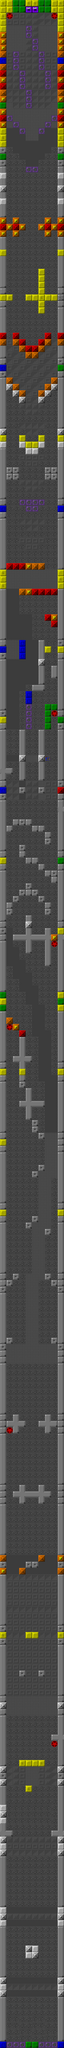

A 2D game scene composited from a Tiled map and its tileset images. What follows is a short description and the map's XML, with each tile layer's data collapsed to a summary:
An orthogonal 10x320 tile map with 32x32 px tiles, 1 tile layer (Floor) and 110 objects.

<map version="1.4" tiledversion="1.4.3" orientation="orthogonal" renderorder="right-up" width="10" height="320" tilewidth="32" tileheight="32" infinite="0" nextlayerid="6" nextobjectid="284">
 <editorsettings>
  <export format="json" />
 </editorsettings>
 <tileset firstgid="1" name="sprites" tilewidth="32" tileheight="32" tilecount="90" columns="10">
  <image source="../../images/sprites.png" width="320" height="288" />
  <tile id="9">
   <properties>
    <property name="Name" value="splat" />
   </properties>
  </tile>
  <tile id="10">
   <properties>
    <property name="Name" value="spell-lightning" />
   </properties>
  </tile>
  <tile id="11">
   <properties>
    <property name="Name" value="spell-ball" />
   </properties>
  </tile>
  <tile id="12">
   <properties>
    <property name="Name" value="spell-cube" />
   </properties>
  </tile>
  <tile id="20">
   <properties>
    <property name="Name" value="chest" />
   </properties>
  </tile>
  <tile id="21">
   <properties>
    <property name="Name" value="potion-heal" />
   </properties>
  </tile>
  <tile id="22">
   <properties>
    <property name="Name" value="potion-mana" />
   </properties>
  </tile>
  <tile id="23">
   <properties>
    <property name="Name" value="moneybag" />
   </properties>
  </tile>
  <tile id="24">
   <properties>
    <property name="Name" value="orb" />
   </properties>
  </tile>
  <tile id="30">
   <properties>
    <property name="Name" value="key-yellow" />
   </properties>
  </tile>
  <tile id="39">
   <properties>
    <property name="Name" value="exit-portal" />
   </properties>
  </tile>
  <tile id="40">
   <properties>
    <property name="Name" value="meanie" />
   </properties>
  </tile>
  <tile id="41">
   <properties>
    <property name="Name" value="slimer" />
   </properties>
  </tile>
  <tile id="42">
   <properties>
    <property name="Name" value="devil" />
   </properties>
  </tile>
  <tile id="43">
   <properties>
    <property name="Name" value="vore" />
   </properties>
  </tile>
  <tile id="44">
   <properties>
    <property name="Name" value="demon" />
   </properties>
  </tile>
  <tile id="45">
   <properties>
    <property name="Name" value="spider" />
   </properties>
  </tile>
  <tile id="46">
   <properties>
    <property name="Name" value="grinder" />
   </properties>
  </tile>
  <tile id="47">
   <properties>
    <property name="Name" value="snotty" />
   </properties>
  </tile>
  <tile id="48">
   <properties>
    <property name="Name" value="deadhead" />
   </properties>
  </tile>
  <tile id="49">
   <properties>
    <property name="Name" value="cultist" />
   </properties>
  </tile>
  <tile id="50">
   <properties>
    <property name="Name" value="snake" />
   </properties>
  </tile>
  <tile id="51">
   <properties>
    <property name="Name" value="octopus" />
   </properties>
  </tile>
  <tile id="52">
   <properties>
    <property name="Name" value="ogre" />
   </properties>
  </tile>
  <tile id="53">
   <properties>
    <property name="Name" value="orc" />
   </properties>
  </tile>
  <tile id="54">
   <properties>
    <property name="Name" value="wraith" />
   </properties>
  </tile>
  <tile id="55">
   <properties>
    <property name="Name" value="skull" />
   </properties>
  </tile>
  <tile id="56">
   <properties>
    <property name="Name" value="knight" />
   </properties>
  </tile>
  <tile id="57">
   <properties>
    <property name="Name" value="mage" />
   </properties>
  </tile>
  <tile id="63">
   <properties>
    <property name="Name" value="floor-portal" />
   </properties>
  </tile>
 </tileset>
 <layer id="1" name="Floor" width="10" height="320">
  <data>[3200 cells, 3200 non-empty, 30 distinct tile ids]</data>
 </layer>
 <objectgroup id="3" name="Objects">
  <object id="140" gid="22" x="32" y="9152" width="32" height="32" />
  <object id="141" gid="23" x="256" y="9152" width="32" height="32" />
  <object id="142" gid="21" x="32" y="9216" width="32" height="32" />
  <object id="143" gid="24" x="256" y="9216" width="32" height="32" />
  <object id="144" gid="80" x="160" y="8960" width="32" height="32" />
  <object id="177" gid="21" x="128" y="5344" width="32" height="32" />
  <object id="178" gid="24" x="192" y="5600" width="32" height="32" />
  <object id="179" gid="23" x="160" y="5600" width="32" height="32" />
  <object id="180" gid="22" x="128" y="5440" width="32" height="32" />
  <object id="243" gid="25" x="160" y="4672" width="32" height="32" />
  <object id="269" gid="25" x="224" y="1472" width="32" height="32" />
  <object id="270" gid="21" x="160" y="1536" width="32" height="32" />
  <object id="271" gid="24" x="160" y="1472" width="32" height="32" />
  <object id="277" gid="22" x="128" y="7872" width="32" height="32" />
  <object id="278" gid="23" x="160" y="7456" width="32" height="32" />
  <object id="279" gid="24" x="32" y="7232" width="32" height="32" />
  <object id="280" gid="21" x="192" y="7296" width="32" height="32" />
  <object id="281" gid="21" x="96" y="6720" width="32" height="32" />
  <object id="282" gid="21" x="192" y="6720" width="32" height="32" />
  <object id="283" gid="41" x="160" y="3488" width="32" height="32" />
 </objectgroup>
 <objectgroup id="4" name="Entities">
  <object id="114" gid="42" x="32" y="9952" width="32" height="32" />
  <object id="115" gid="41" x="256" y="9952" width="32" height="32" />
  <object id="116" gid="41" x="32" y="9600" width="32" height="32" />
  <object id="117" gid="42" x="256" y="9600" width="32" height="32" />
  <object id="118" gid="41" x="64" y="9312" width="32" height="32" />
  <object id="119" gid="41" x="224" y="9312" width="32" height="32" />
  <object id="120" gid="41" x="32" y="9344" width="32" height="32" />
  <object id="121" gid="41" x="256" y="9344" width="32" height="32" />
  <object id="122" gid="42" x="96" y="9152" width="32" height="32" />
  <object id="123" gid="42" x="128" y="9184" width="32" height="32" />
  <object id="124" gid="42" x="160" y="9184" width="32" height="32" />
  <object id="125" gid="42" x="192" y="9152" width="32" height="32" />
  <object id="126" gid="43" x="32" y="8960" width="32" height="32" />
  <object id="127" gid="43" x="256" y="8960" width="32" height="32" />
  <object id="128" gid="43" x="256" y="8832" width="32" height="32" />
  <object id="129" gid="43" x="32" y="8832" width="32" height="32" />
  <object id="130" gid="44" x="64" y="8480" width="32" height="32" />
  <object id="131" gid="44" x="32" y="8480" width="32" height="32" />
  <object id="132" gid="44" x="96" y="8480" width="32" height="32" />
  <object id="133" gid="44" x="256" y="8480" width="32" height="32" />
  <object id="134" gid="44" x="224" y="8480" width="32" height="32" />
  <object id="135" gid="44" x="192" y="8480" width="32" height="32" />
  <object id="136" gid="44" x="128" y="8480" width="32" height="32" />
  <object id="137" gid="44" x="160" y="8480" width="32" height="32" />
  <object id="138" gid="46" x="96" y="8352" width="32" height="32" />
  <object id="139" gid="46" x="192" y="8352" width="32" height="32" />
  <object id="145" gid="45" x="64" y="8160" width="32" height="32" />
  <object id="146" gid="45" x="224" y="8160" width="32" height="32" />
  <object id="147" gid="41" x="160" y="7872" width="32" height="32" />
  <object id="148" gid="41" x="128" y="7808" width="32" height="32" />
  <object id="149" gid="42" x="96" y="7552" width="32" height="32" />
  <object id="150" gid="42" x="192" y="7552" width="32" height="32" />
  <object id="151" gid="41" x="96" y="7424" width="32" height="32" />
  <object id="152" gid="41" x="192" y="7424" width="32" height="32" />
  <object id="153" gid="43" x="64" y="7200" width="32" height="32" />
  </objectgroup>
</map>
<!-- 55 of 110 objects omitted -->